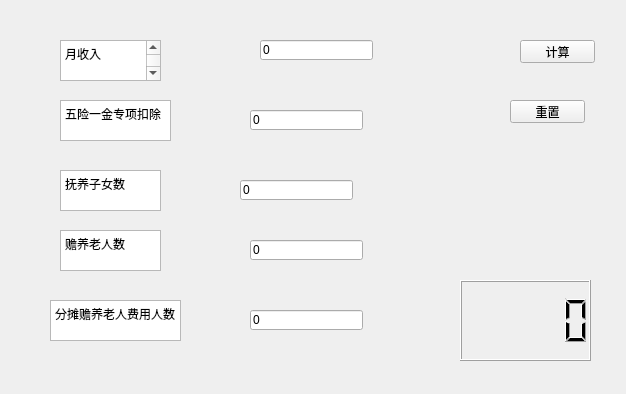
<?xml version="1.0" encoding="UTF-8"?>
<ui version="4.0">
 <class>Form</class>
 <widget class="QWidget" name="Form">
  <property name="geometry">
   <rect>
    <x>0</x>
    <y>0</y>
    <width>626</width>
    <height>394</height>
   </rect>
  </property>
  <property name="windowTitle">
   <string>个税计算器</string>
  </property>
  <widget class="QTextBrowser" name="textBrowser">
   <property name="geometry">
    <rect>
     <x>60</x>
     <y>40</y>
     <width>101</width>
     <height>41</height>
    </rect>
   </property>
   <property name="html">
    <string>&lt;!DOCTYPE HTML PUBLIC &quot;-//W3C//DTD HTML 4.0//EN&quot; &quot;http://www.w3.org/TR/REC-html40/strict.dtd&quot;&gt;
&lt;html&gt;&lt;head&gt;&lt;meta name=&quot;qrichtext&quot; content=&quot;1&quot; /&gt;&lt;style type=&quot;text/css&quot;&gt;
p, li { white-space: pre-wrap; }
&lt;/style&gt;&lt;/head&gt;&lt;body style=&quot; font-family:'SimSun'; font-size:9pt; font-weight:400; font-style:normal;&quot;&gt;
&lt;p style=&quot; margin-top:0px; margin-bottom:0px; margin-left:0px; margin-right:0px; -qt-block-indent:0; text-indent:0px;&quot;&gt;月收入&lt;/p&gt;
&lt;p style=&quot;-qt-paragraph-type:empty; margin-top:0px; margin-bottom:0px; margin-left:0px; margin-right:0px; -qt-block-indent:0; text-indent:0px;&quot;&gt;&lt;br /&gt;&lt;/p&gt;&lt;/body&gt;&lt;/html&gt;</string>
   </property>
  </widget>
  <widget class="QTextBrowser" name="textBrowser_2">
   <property name="geometry">
    <rect>
     <x>60</x>
     <y>100</y>
     <width>111</width>
     <height>41</height>
    </rect>
   </property>
   <property name="html">
    <string>&lt;!DOCTYPE HTML PUBLIC &quot;-//W3C//DTD HTML 4.0//EN&quot; &quot;http://www.w3.org/TR/REC-html40/strict.dtd&quot;&gt;
&lt;html&gt;&lt;head&gt;&lt;meta name=&quot;qrichtext&quot; content=&quot;1&quot; /&gt;&lt;style type=&quot;text/css&quot;&gt;
p, li { white-space: pre-wrap; }
&lt;/style&gt;&lt;/head&gt;&lt;body style=&quot; font-family:'SimSun'; font-size:9pt; font-weight:400; font-style:normal;&quot;&gt;
&lt;p style=&quot; margin-top:0px; margin-bottom:0px; margin-left:0px; margin-right:0px; -qt-block-indent:0; text-indent:0px;&quot;&gt;五险一金专项扣除&lt;/p&gt;&lt;/body&gt;&lt;/html&gt;</string>
   </property>
  </widget>
  <widget class="QTextBrowser" name="textBrowser_3">
   <property name="geometry">
    <rect>
     <x>60</x>
     <y>170</y>
     <width>101</width>
     <height>41</height>
    </rect>
   </property>
   <property name="html">
    <string>&lt;!DOCTYPE HTML PUBLIC &quot;-//W3C//DTD HTML 4.0//EN&quot; &quot;http://www.w3.org/TR/REC-html40/strict.dtd&quot;&gt;
&lt;html&gt;&lt;head&gt;&lt;meta name=&quot;qrichtext&quot; content=&quot;1&quot; /&gt;&lt;style type=&quot;text/css&quot;&gt;
p, li { white-space: pre-wrap; }
&lt;/style&gt;&lt;/head&gt;&lt;body style=&quot; font-family:'SimSun'; font-size:9pt; font-weight:400; font-style:normal;&quot;&gt;
&lt;p style=&quot; margin-top:0px; margin-bottom:0px; margin-left:0px; margin-right:0px; -qt-block-indent:0; text-indent:0px;&quot;&gt;抚养子女数&lt;/p&gt;&lt;/body&gt;&lt;/html&gt;</string>
   </property>
  </widget>
  <widget class="QTextBrowser" name="textBrowser_4">
   <property name="geometry">
    <rect>
     <x>60</x>
     <y>230</y>
     <width>101</width>
     <height>41</height>
    </rect>
   </property>
   <property name="html">
    <string>&lt;!DOCTYPE HTML PUBLIC &quot;-//W3C//DTD HTML 4.0//EN&quot; &quot;http://www.w3.org/TR/REC-html40/strict.dtd&quot;&gt;
&lt;html&gt;&lt;head&gt;&lt;meta name=&quot;qrichtext&quot; content=&quot;1&quot; /&gt;&lt;style type=&quot;text/css&quot;&gt;
p, li { white-space: pre-wrap; }
&lt;/style&gt;&lt;/head&gt;&lt;body style=&quot; font-family:'SimSun'; font-size:9pt; font-weight:400; font-style:normal;&quot;&gt;
&lt;p style=&quot; margin-top:0px; margin-bottom:0px; margin-left:0px; margin-right:0px; -qt-block-indent:0; text-indent:0px;&quot;&gt;赡养老人数&lt;/p&gt;&lt;/body&gt;&lt;/html&gt;</string>
   </property>
  </widget>
  <widget class="QLineEdit" name="salary">
   <property name="geometry">
    <rect>
     <x>260</x>
     <y>40</y>
     <width>113</width>
     <height>20</height>
    </rect>
   </property>
   <property name="text">
    <string>0</string>
   </property>
  </widget>
  <widget class="QLineEdit" name="minus">
   <property name="geometry">
    <rect>
     <x>250</x>
     <y>110</y>
     <width>113</width>
     <height>20</height>
    </rect>
   </property>
   <property name="text">
    <string>0</string>
   </property>
  </widget>
  <widget class="QLineEdit" name="children">
   <property name="geometry">
    <rect>
     <x>240</x>
     <y>180</y>
     <width>113</width>
     <height>20</height>
    </rect>
   </property>
   <property name="text">
    <string>0</string>
   </property>
  </widget>
  <widget class="QLineEdit" name="olds">
   <property name="geometry">
    <rect>
     <x>250</x>
     <y>240</y>
     <width>113</width>
     <height>20</height>
    </rect>
   </property>
   <property name="text">
    <string>0</string>
   </property>
  </widget>
  <widget class="QPushButton" name="ok">
   <property name="geometry">
    <rect>
     <x>520</x>
     <y>40</y>
     <width>75</width>
     <height>23</height>
    </rect>
   </property>
   <property name="text">
    <string>计算</string>
   </property>
  </widget>
  <widget class="QLCDNumber" name="lcd">
   <property name="geometry">
    <rect>
     <x>460</x>
     <y>280</y>
     <width>131</width>
     <height>81</height>
    </rect>
   </property>
  </widget>
  <widget class="QTextBrowser" name="textBrowser_5">
   <property name="geometry">
    <rect>
     <x>50</x>
     <y>300</y>
     <width>131</width>
     <height>41</height>
    </rect>
   </property>
   <property name="html">
    <string>&lt;!DOCTYPE HTML PUBLIC &quot;-//W3C//DTD HTML 4.0//EN&quot; &quot;http://www.w3.org/TR/REC-html40/strict.dtd&quot;&gt;
&lt;html&gt;&lt;head&gt;&lt;meta name=&quot;qrichtext&quot; content=&quot;1&quot; /&gt;&lt;style type=&quot;text/css&quot;&gt;
p, li { white-space: pre-wrap; }
&lt;/style&gt;&lt;/head&gt;&lt;body style=&quot; font-family:'SimSun'; font-size:9pt; font-weight:400; font-style:normal;&quot;&gt;
&lt;p style=&quot; margin-top:0px; margin-bottom:0px; margin-left:0px; margin-right:0px; -qt-block-indent:0; text-indent:0px;&quot;&gt;分摊赡养老人费用人数&lt;/p&gt;&lt;/body&gt;&lt;/html&gt;</string>
   </property>
  </widget>
  <widget class="QLineEdit" name="divide">
   <property name="geometry">
    <rect>
     <x>250</x>
     <y>310</y>
     <width>113</width>
     <height>20</height>
    </rect>
   </property>
   <property name="text">
    <string>0</string>
   </property>
  </widget>
  <widget class="QPushButton" name="reset">
   <property name="geometry">
    <rect>
     <x>510</x>
     <y>100</y>
     <width>75</width>
     <height>23</height>
    </rect>
   </property>
   <property name="text">
    <string>重置</string>
   </property>
  </widget>
 </widget>
 <resources/>
 <connections/>
</ui>
